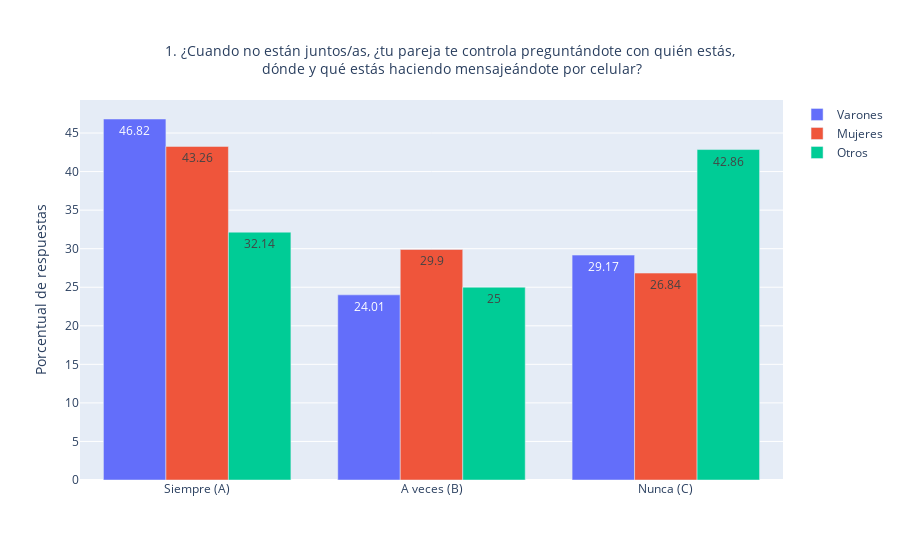
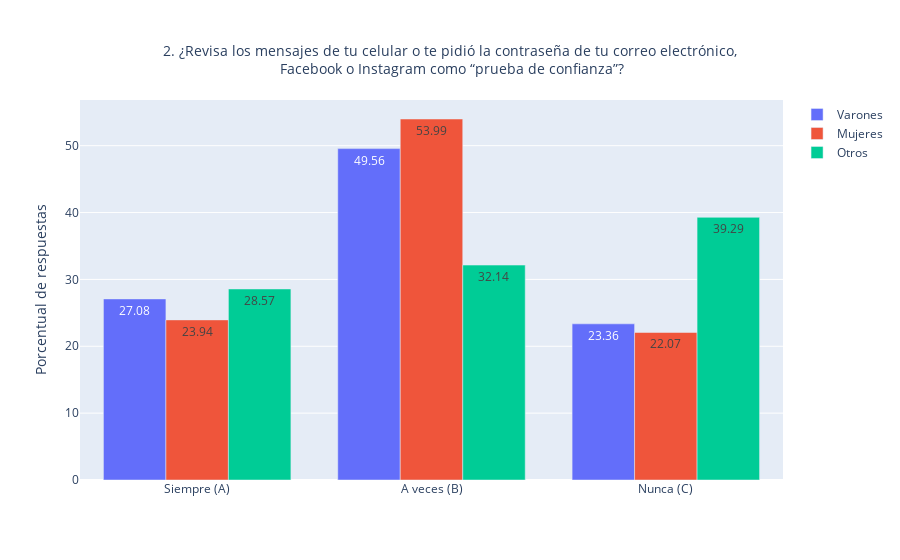
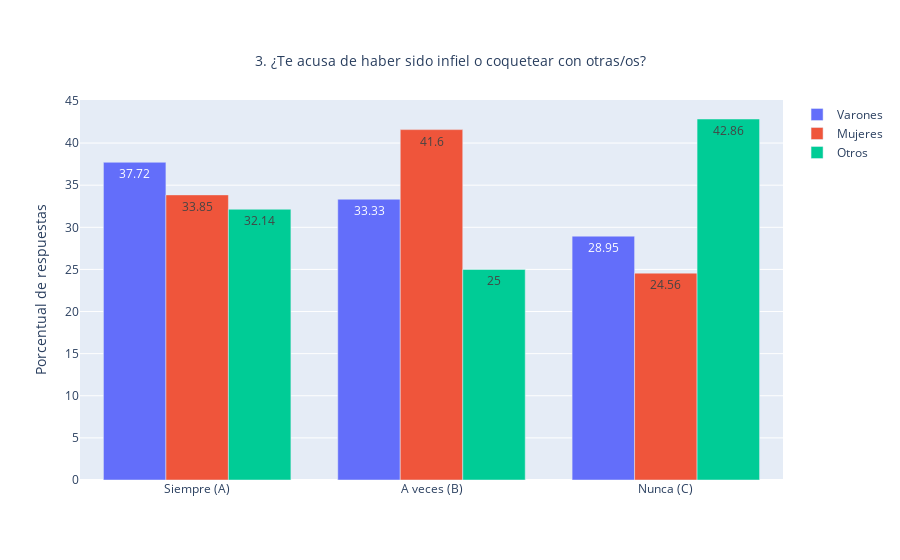
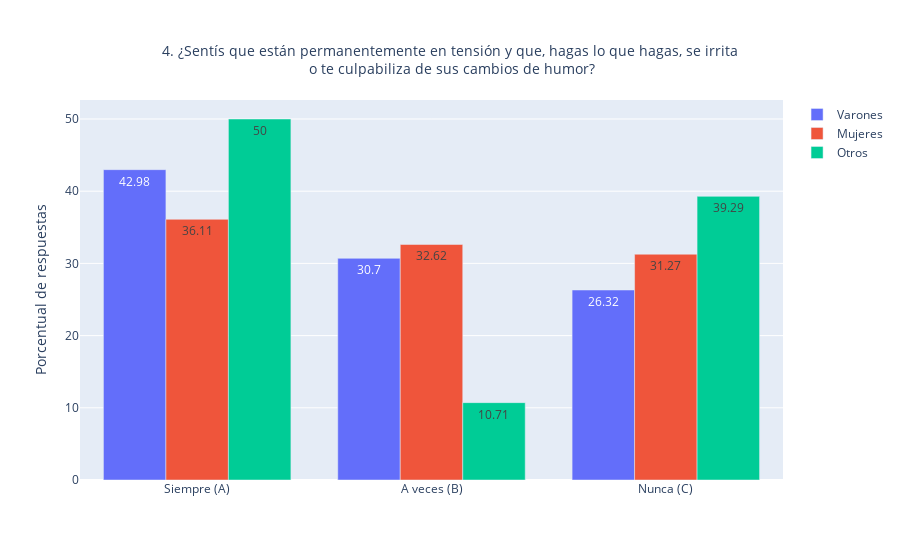

The notebook cell saved with these charts, in order:
### Code cell
for i, columna in enumerate(data.drop('genero',axis=1).columns):
    varones = list(data.groupby(columna).genero.value_counts())[1::3] / (data.genero == 'Hombre').sum()
    mujeres = list(data.groupby(columna).genero.value_counts())[::3] / (data.genero == 'Mujer').sum()
    otros = list(data.groupby(columna).genero.value_counts())[2::3] / (data.genero == 'Otro').sum()
    fig = go.Figure(data=[
    go.Bar(name='Varones', x=respuestas, y=varones*100, text=np.around(varones*100,2), textposition='auto'),
    go.Bar(name='Mujeres', x=respuestas, y=mujeres*100,text=np.around(mujeres*100,2), textposition='auto'),
    go.Bar(name='Otros', x=respuestas, y=otros*100, text=np.around(otros*100,2), textposition='auto')
    ])
    fig.update_layout(barmode='group',
        title={
        'text': preguntas[i],
        'y':0.9,
        'x':0.5,
        'xanchor': 'center',
        'yanchor': 'top',
        'font': {
        'size': 14}},
        yaxis= {
        'title': {
        'text': 'Porcentual de respuestas'}})
    fig.show()

### Figure 1 — Plotly figure (JSON) as saved in the notebook; plotly's stock layout.template omitted (floating-point values rounded to 4 significant figures)
{"data": [{"name": "Varones", "text": [46.82, 24.01, 29.17], "textposition": "auto", "type": "bar", "x": ["Siempre (A)", "A veces (B)", "Nunca (C)"], "y": [46.82, 24.01, 29.17]}, {"name": "Mujeres", "text": [43.26, 29.9, 26.84], "textposition": "auto", "type": "bar", "x": ["Siempre (A)", "A veces (B)", "Nunca (C)"], "y": [43.26, 29.9, 26.84]}, {"name": "Otros", "text": [32.14, 25, 42.86], "textposition": "auto", "type": "bar", "x": ["Siempre (A)", "A veces (B)", "Nunca (C)"], "y": [32.14, 25, 42.86]}], "layout": {"autosize": true, "barmode": "group", "title": {"font": {"size": 14}, "text": "1. ¿Cuando no están juntos/as, ¿tu pareja te controla preguntándote con quién estás,<br> dónde y qué estás haciendo mensajeándote por celular?", "x": 0.5, "xanchor": "center", "y": 0.9, "yanchor": "top"}, "xaxis": {"autorange": true, "range": [-0.5, 2.5], "type": "category"}, "yaxis": {"autorange": true, "range": [0, 49.28], "title": {"text": "Porcentual de respuestas"}, "type": "linear"}}}

### Figure 2 — Plotly figure (JSON) as saved in the notebook; plotly's stock layout.template omitted (floating-point values rounded to 4 significant figures)
{"data": [{"name": "Varones", "text": [27.08, 49.56, 23.36], "textposition": "auto", "type": "bar", "x": ["Siempre (A)", "A veces (B)", "Nunca (C)"], "y": [27.08, 49.56, 23.36]}, {"name": "Mujeres", "text": [23.94, 53.99, 22.07], "textposition": "auto", "type": "bar", "x": ["Siempre (A)", "A veces (B)", "Nunca (C)"], "y": [23.94, 53.99, 22.07]}, {"name": "Otros", "text": [28.57, 32.14, 39.29], "textposition": "auto", "type": "bar", "x": ["Siempre (A)", "A veces (B)", "Nunca (C)"], "y": [28.57, 32.14, 39.29]}], "layout": {"autosize": true, "barmode": "group", "title": {"font": {"size": 14}, "text": "2. ¿Revisa los mensajes de tu celular o te pidió la contraseña de tu correo electrónico,<br> Facebook o Instagram como “prueba de confianza”?", "x": 0.5, "xanchor": "center", "y": 0.9, "yanchor": "top"}, "xaxis": {"autorange": true, "range": [-0.5, 2.5], "type": "category"}, "yaxis": {"autorange": true, "range": [0, 56.83], "title": {"text": "Porcentual de respuestas"}, "type": "linear"}}}

### Figure 3 — Plotly figure (JSON) as saved in the notebook; plotly's stock layout.template omitted (floating-point values rounded to 4 significant figures)
{"data": [{"name": "Varones", "text": [37.72, 33.33, 28.95], "textposition": "auto", "type": "bar", "x": ["Siempre (A)", "A veces (B)", "Nunca (C)"], "y": [37.72, 33.33, 28.95]}, {"name": "Mujeres", "text": [33.85, 41.6, 24.56], "textposition": "auto", "type": "bar", "x": ["Siempre (A)", "A veces (B)", "Nunca (C)"], "y": [33.85, 41.6, 24.56]}, {"name": "Otros", "text": [32.14, 25, 42.86], "textposition": "auto", "type": "bar", "x": ["Siempre (A)", "A veces (B)", "Nunca (C)"], "y": [32.14, 25, 42.86]}], "layout": {"autosize": true, "barmode": "group", "title": {"font": {"size": 14}, "text": "3. ¿Te acusa de haber sido infiel o coquetear con otras/os?", "x": 0.5, "xanchor": "center", "y": 0.9, "yanchor": "top"}, "xaxis": {"autorange": true, "range": [-0.5, 2.5], "type": "category"}, "yaxis": {"autorange": true, "range": [0, 45.11], "title": {"text": "Porcentual de respuestas"}, "type": "linear"}}}

### Figure 4 — Plotly figure (JSON) as saved in the notebook; plotly's stock layout.template omitted (floating-point values rounded to 4 significant figures)
{"data": [{"name": "Varones", "text": [42.98, 30.7, 26.32], "textposition": "auto", "type": "bar", "x": ["Siempre (A)", "A veces (B)", "Nunca (C)"], "y": [42.98, 30.7, 26.32]}, {"name": "Mujeres", "text": [36.11, 32.62, 31.27], "textposition": "auto", "type": "bar", "x": ["Siempre (A)", "A veces (B)", "Nunca (C)"], "y": [36.11, 32.62, 31.27]}, {"name": "Otros", "text": [50, 10.71, 39.29], "textposition": "auto", "type": "bar", "x": ["Siempre (A)", "A veces (B)", "Nunca (C)"], "y": [50, 10.71, 39.29]}], "layout": {"autosize": true, "barmode": "group", "title": {"font": {"size": 14}, "text": "4. ¿Sentís que están permanentemente en tensión y que, hagas lo que hagas, se irrita<br> o te culpabiliza de sus cambios de humor?", "x": 0.5, "xanchor": "center", "y": 0.9, "yanchor": "top"}, "xaxis": {"autorange": true, "range": [-0.5, 2.5], "type": "category"}, "yaxis": {"autorange": true, "range": [0, 52.63], "title": {"text": "Porcentual de respuestas"}, "type": "linear"}}}
